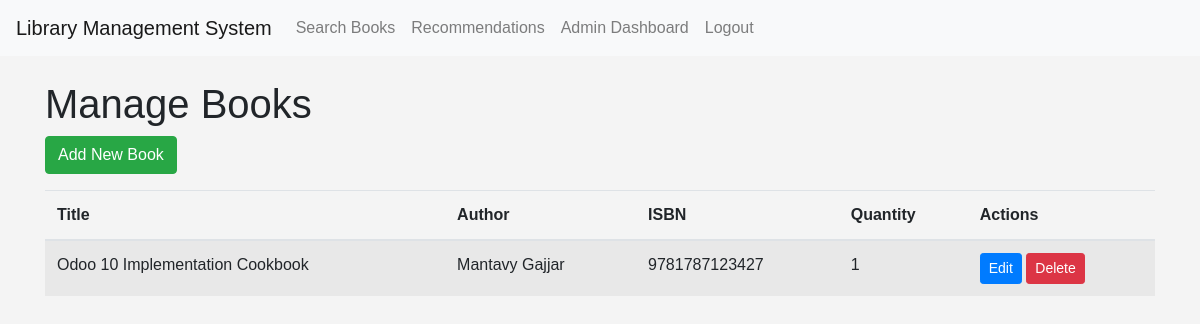
The app's page /admin/books (signed in), older data.
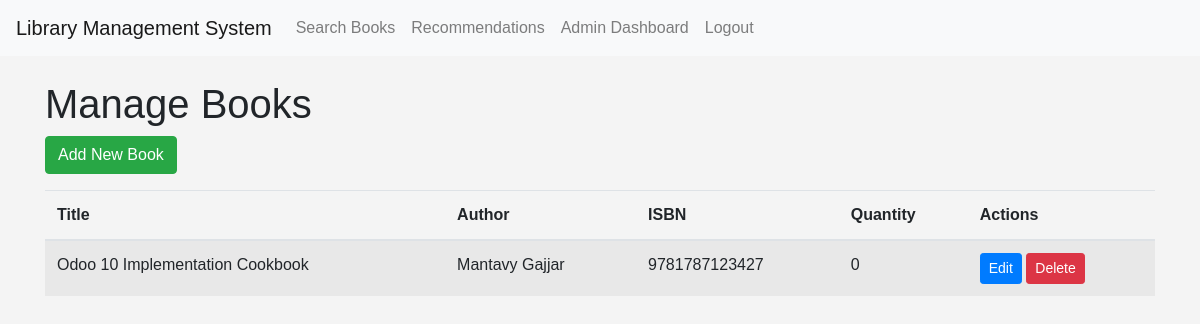
The same page, newer data.
### app/models.py (models this page shows)
class Book(db.Model):
    __tablename__ = 'book'
    id = db.Column(db.Integer, primary_key=True)
    isbn = db.Column(db.String(13), unique=True, nullable=False)
    title = db.Column(db.String(100), nullable=False)
    author = db.Column(db.String(100), nullable=False)
    publisher = db.Column(db.String(100))
    year = db.Column(db.Integer)
    genre = db.Column(db.String(50))
    quantity = db.Column(db.Integer, default=1,nullable=False)
    borrowed_copies = db.relationship('BorrowedBook', backref='book', lazy=True)

### app/admin/routes.py (the view)
@admin.route("/admin/books")
@login_required
@librarian_required
def manage_books():
    books = Book.query.all()
    return render_template('admin/manage_books.html', title='Manage Books', books=books)

### app/models.py (called while the page is built)
@login_manager.user_loader
def load_user(user_id):
    return User.query.get(int(user_id))

### app/utils.py (called while the page is built)
def librarian_required(f):
    @wraps(f)
    def decorated_function(*args, **kwargs):
        if not current_user.is_authenticated or current_user.role not in ['admin', 'librarian']:
            abort(403)
        return f(*args, **kwargs)
    return decorated_function

### app/templates/admin/manage_books.html (shortened to what this page needs)
{% extends "base.html" %}
{% block content %}
<h1>Manage Books</h1>
<a href="{{ url_for('books.add_book') }}" class="btn btn-success mb-3">Add New Book</a>
<table class="table table-striped">
    <thead>
        <tr>
            <th>Title</th>
            <th>Author</th>
            <th>ISBN</th>
            <th>Quantity</th>
            <th>Actions</th>
        </tr>
    </thead>
    <tbody>
        {% for book in books %}
        <tr>
            <td>{{ book.title }}</td>
            <td>{{ book.author }}</td>
            <td>{{ book.isbn }}</td>
            <td>{{ book.quantity }}</td>
            <td>
                <a href="#" class="btn btn-sm btn-primary">Edit</a>
                <a href="#" class="btn btn-sm btn-danger">Delete</a>
            </td>
        </tr>
        {% endfor %}
    </tbody>
</table>
{% endblock %}

Row changes from the older to the newer data that the page shows:
changed Book "Odoo 10 Implementation Cookbook": quantity "1" → "0"
